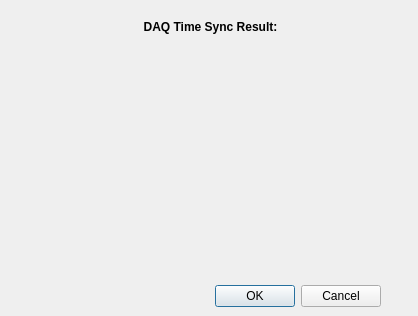
<?xml version="1.0" encoding="UTF-8"?>
<ui version="4.0">
 <class>Dialog</class>
 <widget class="QDialog" name="Dialog">
  <property name="geometry">
   <rect>
    <x>0</x>
    <y>0</y>
    <width>418</width>
    <height>316</height>
   </rect>
  </property>
  <property name="windowTitle">
   <string>Dialog</string>
  </property>
  <widget class="QDialogButtonBox" name="buttonBox">
   <property name="geometry">
    <rect>
     <x>40</x>
     <y>280</y>
     <width>341</width>
     <height>32</height>
    </rect>
   </property>
   <property name="orientation">
    <enum>Qt::Horizontal</enum>
   </property>
   <property name="standardButtons">
    <set>QDialogButtonBox::Cancel|QDialogButtonBox::Ok</set>
   </property>
  </widget>
  <widget class="QWidget" name="verticalLayoutWidget">
   <property name="geometry">
    <rect>
     <x>10</x>
     <y>20</y>
     <width>401</width>
     <height>241</height>
    </rect>
   </property>
   <layout class="QVBoxLayout" name="verticalLayout_2">
    <item>
     <widget class="QLabel" name="label">
      <property name="font">
       <font>
        <weight>75</weight>
        <bold>true</bold>
       </font>
      </property>
      <property name="text">
       <string>DAQ Time Sync Result:</string>
      </property>
      <property name="alignment">
       <set>Qt::AlignCenter</set>
      </property>
     </widget>
    </item>
    <item>
     <spacer name="verticalSpacer">
      <property name="orientation">
       <enum>Qt::Vertical</enum>
      </property>
      <property name="sizeHint" stdset="0">
       <size>
        <width>20</width>
        <height>40</height>
       </size>
      </property>
     </spacer>
    </item>
   </layout>
  </widget>
 </widget>
 <resources/>
 <connections>
  <connection>
   <sender>buttonBox</sender>
   <signal>accepted()</signal>
   <receiver>Dialog</receiver>
   <slot>accept()</slot>
   <hints>
    <hint type="sourcelabel">
     <x>248</x>
     <y>254</y>
    </hint>
    <hint type="destinationlabel">
     <x>157</x>
     <y>274</y>
    </hint>
   </hints>
  </connection>
  <connection>
   <sender>buttonBox</sender>
   <signal>rejected()</signal>
   <receiver>Dialog</receiver>
   <slot>reject()</slot>
   <hints>
    <hint type="sourcelabel">
     <x>316</x>
     <y>260</y>
    </hint>
    <hint type="destinationlabel">
     <x>286</x>
     <y>274</y>
    </hint>
   </hints>
  </connection>
 </connections>
</ui>
